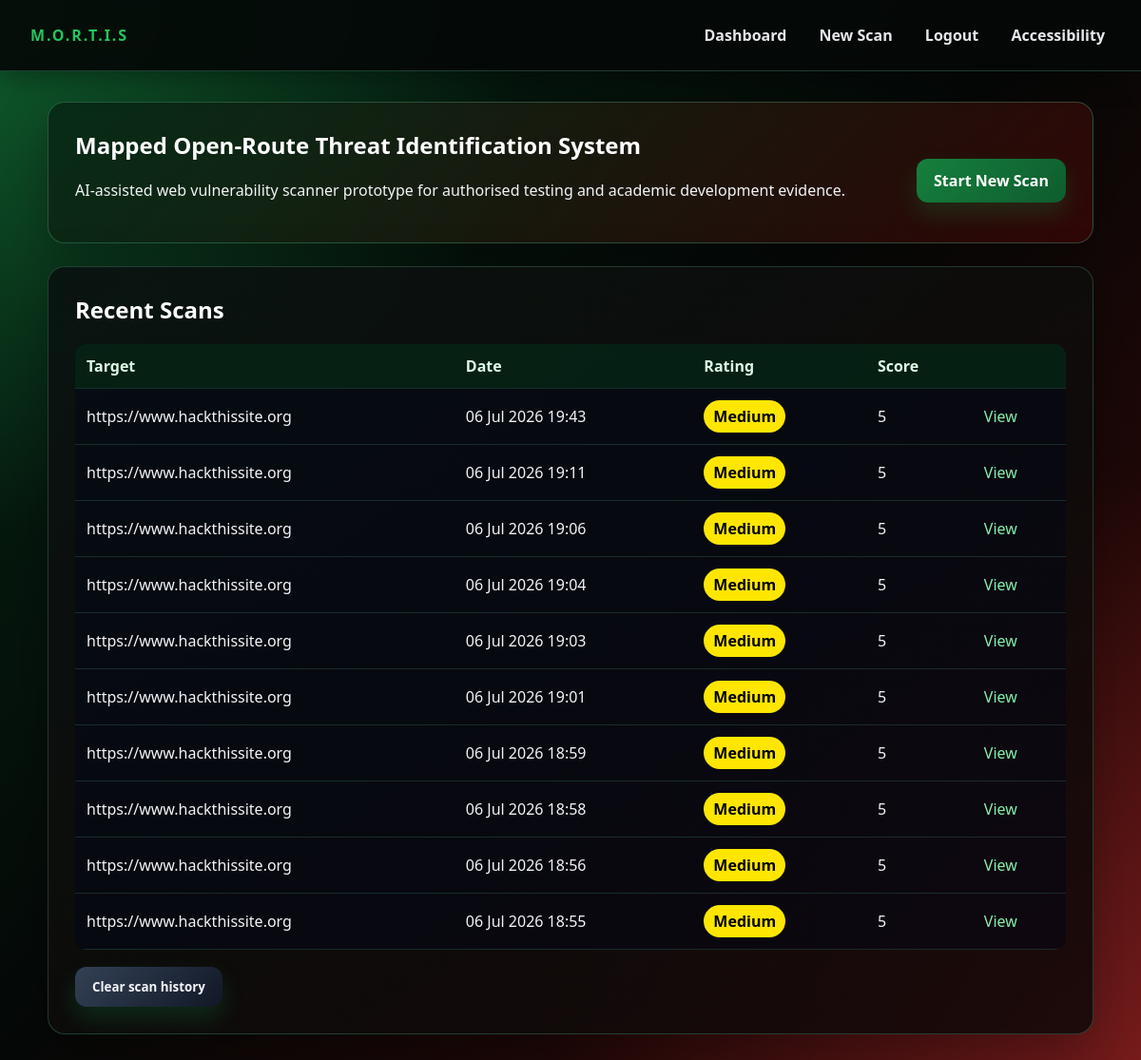
Page /dashboard (signed in) on the earlier database version.
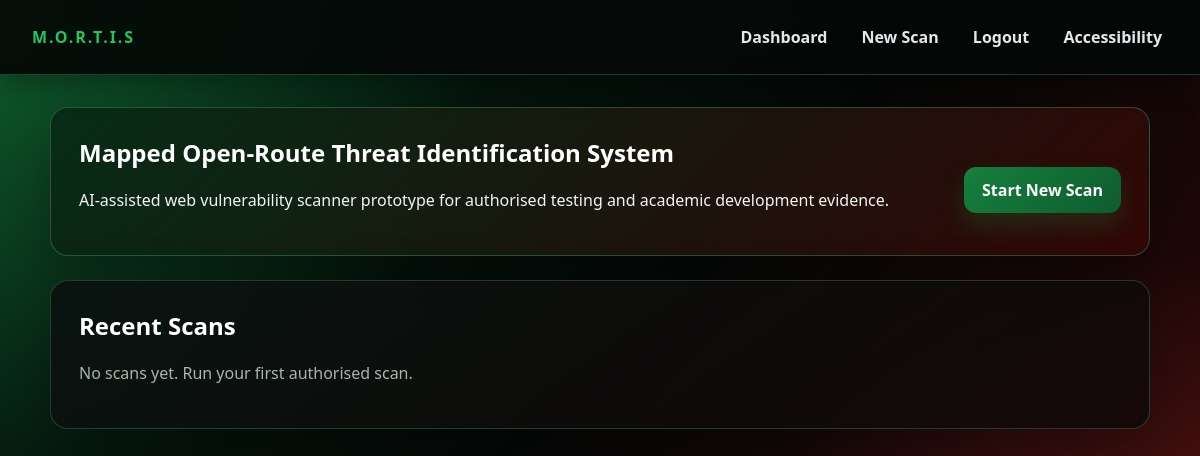
Same page on the later database version.
### app/models.py (models this page shows)
class Scan(db.Model):
    id = db.Column(db.Integer, primary_key=True)
    target_url = db.Column(db.String(500), nullable=False)
    created_at = db.Column(db.DateTime, default=datetime.utcnow)
    overall_score = db.Column(db.Integer, default=0)
    overall_rating = db.Column(db.String(20), default="Low")
    report_summary = db.Column(db.Text, default="")
    report_source = db.Column(db.String(20), default="")  # "api" | "offline" | ""
    status = db.Column(db.String(20), default="running")  # running | reporting | completed | failed
    modules_total = db.Column(db.Integer, default=0)
    modules_done = db.Column(db.Integer, default=0)
    current_module = db.Column(db.String(80), default="")
    findings = db.relationship(
        "Finding",
        backref="scan",
        cascade="all, delete-orphan",
        lazy=True,
        order_by="Finding.score.desc()"
    )

### app/routes.py (the view)
@bp.route("/dashboard")
@login_required
def dashboard():
    scans = Scan.query.order_by(Scan.created_at.desc()).limit(10).all()
    return render_template("dashboard.html", scans=scans)

### app/routes.py (called while the page is built)
def login_required(view):
    @wraps(view)
    def wrapped(*args, **kwargs):
        if "user_id" not in session:
            return redirect(url_for("main.login"))
        return view(*args, **kwargs)
    return wrapped

### app/templates/dashboard.html (shortened to what this page needs)
{% extends "base.html" %}
{% block content %}
<section class="hero">
    <div>
      <h1>Mapped Open-Route Threat Identification System</h1>
      <p>AI-assisted web vulnerability scanner prototype for authorised testing and academic development evidence.</p>
    </div>
  <a class="button" href="{{ url_for('main.scan') }}">Start New Scan</a>
</section>
<section class="card">
  <h2>Recent Scans</h2>
  {% if scans %}
  <table>
    <thead><tr><th>Target</th><th>Date</th><th>Rating</th><th>Score</th><th></th></tr></thead>
    <tbody>
    {% for scan in scans %}
      <tr>
        <td>{{ scan.target_url }}</td>
        <td>{{ scan.created_at.strftime('%d %b %Y %H:%M') }}</td>
        <td>
          {% if scan.status in ("running", "reporting") %}
            <span class="badge info">Running…</span>
          {% elif scan.status == "failed" %}
            <span class="badge critical">Failed</span>
          {% else %}
            <span class="badge {{ scan.overall_rating|lower }}">{{ scan.overall_rating }}</span>
          {% endif %}
        </td>
        <td>{{ scan.overall_score }}</td>
        <td>
          {% if scan.status in ("running", "reporting") %}
            <a href="{{ url_for('main.scan_progress', scan_id=scan.id) }}">View progress</a>
          {% else %}
            <a href="{{ url_for('main.results', scan_id=scan.id) }}">View</a>
          {% endif %}
        </td>
      </tr>
    {% endfor %}
    </tbody>
  </table>
  <form method="post" action="{{ url_for('main.clear_history') }}"
        onsubmit="return confirm('Are you sure you want to clear your scan history? This permanently deletes all scans and cannot be undone.');">
    <button type="submit" class="secondary">Clear scan history</button>
  </form>
  {% else %}
    <p class="muted">No scans yet. Run your first authorised scan.</p>
  {% endif %}
</section>
{% endblock %}

### app/templates/base.html (shortened to what this page needs)
<!doctype html>
<html lang="en">
<head>
  <link rel="stylesheet" href="{{ url_for('static', filename='css/style.css') }}">
</head>
<body>
  <header class="topbar">
    <div class="brand">M.O.R.T.I.S</div>
    <nav aria-label="Primary">
      {% if session.get('user_id') %}
        <a href="{{ url_for('main.dashboard') }}">Dashboard</a>
        <a href="{{ url_for('main.scan') }}">New Scan</a>
        <a href="{{ url_for('main.logout') }}">Logout</a>
      {% endif %}
      <a href="{{ url_for('main.accessibility') }}">Accessibility</a>
    </nav>
  </header>
  <main class="container" id="main" tabindex="-1">
    {% block content %}{% endblock %}
  </main>
</body>
</html>

### app/static/css/style.css (style rules this page uses)
:root { --bg: #050807; --bg-red: #3a0707; --bg-green:#062915; --panel: rgba(10, 18, 16, 0.92); --panel-2: rgba(18, 8, 8, 0.88); --text: #f3f4f6; --muted: #a7b7ad; --line: rgba(110, 231, 183, 0.22); --accent: #ef4444; --accent-2:#22c55e; --danger: #dc2626; --success: #16a34a; }
*, *::before, *::after { box-sizing: border-box; }
body { margin: 0; font-family: "Aptos", "Aptos Display", "Segoe UI", Arial, sans-serif; color: var(--text); background: radial-gradient(circle at top left, rgba(34, 197, 94, 0.34), transparent 34%), radial-gradient(circle at bottom right, rgba(239, 68, 68, 0.34), transparent 38%), linear-gradient(135deg, var(--bg-green) 0%, var(--bg) 48%, var(--bg-red) 100%); background-attachment: fixed; }
h1, h2, h3 { margin-top: 0; color: #ffffff; }
a { color: #86efac; text-decoration: none; }
.muted { color: var(--muted); }
.topbar { position: sticky; top: 0; display: flex; justify-content: space-between; align-items: center; padding: 18px 32px; background: rgba(5, 8, 7, 0.92); border-bottom: 1px solid rgba(110, 231, 183, 0.24); box-shadow: 0 8px 28px rgba(0, 0, 0, 0.35); backdrop-filter: blur(8px); }
.topbar .brand { font-weight: 800; letter-spacing: 0.12em; color: var(--accent-2); }
.topbar nav a { margin-left: 18px; color: #e5e7eb; font-weight: 700; }
.container { width: min(1100px, 94%); margin: 32px auto; }
.hero { display: flex; justify-content: space-between; align-items: center; gap: 24px; padding: 28px; margin-bottom: 24px; background: linear-gradient(135deg, rgba(6, 41, 21, 0.92), rgba(58, 7, 7, 0.76)); border: 1px solid rgba(110, 231, 183, 0.26); border-radius: 18px; box-shadow: 0 20px 55px rgba(0, 0, 0, 0.32); }
.card { padding: 28px; margin-bottom: 24px; background: linear-gradient(145deg, var(--panel), var(--panel-2)); border: 1px solid rgba(110, 231, 183, 0.22); border-radius: 18px; box-shadow: 0 20px 60px rgba(0, 0, 0, 0.32); }
button, .button { display: inline-block; margin-top: 18px; padding: 12px 18px; background: linear-gradient(135deg, #15803d, #0f5c2e); color: #ffffff; font-weight: 800; border: 0; border-radius: 12px; cursor: pointer; box-shadow: 0 12px 24px rgba(22, 163, 74, 0.20); }
.topbar nav a { display: inline-block; padding: 8px 6px; }

Differences in the rows shown:
removed Scan: target_url "https://www.hackthissite.org", created_at "06 Jul 2026 19:43", overall_rating "Medium", overall_score "5"
removed Scan: target_url "https://www.hackthissite.org", created_at "06 Jul 2026 19:11", overall_rating "Medium", overall_score "5"
removed Scan: target_url "https://www.hackthissite.org", created_at "06 Jul 2026 19:06", overall_rating "Medium", overall_score "5"
removed Scan: target_url "https://www.hackthissite.org", created_at "06 Jul 2026 19:04", overall_rating "Medium", overall_score "5"
removed Scan: target_url "https://www.hackthissite.org", created_at "06 Jul 2026 19:03", overall_rating "Medium", overall_score "5"
removed Scan: target_url "https://www.hackthissite.org", created_at "06 Jul 2026 19:01", overall_rating "Medium", overall_score "5"
removed Scan: target_url "https://www.hackthissite.org", created_at "06 Jul 2026 18:59", overall_rating "Medium", overall_score "5"
removed Scan: target_url "https://www.hackthissite.org", created_at "06 Jul 2026 18:58", overall_rating "Medium", overall_score "5"
removed Scan: target_url "https://www.hackthissite.org", created_at "06 Jul 2026 18:56", overall_rating "Medium", overall_score "5"
removed Scan: target_url "https://www.hackthissite.org", created_at "06 Jul 2026 18:55", overall_rating "Medium", overall_score "5"
Other differences:
text no longer shown: "Target Date Rating Score Clear scan history"
text now shown: "No scans yet. Run your first authorised scan."
